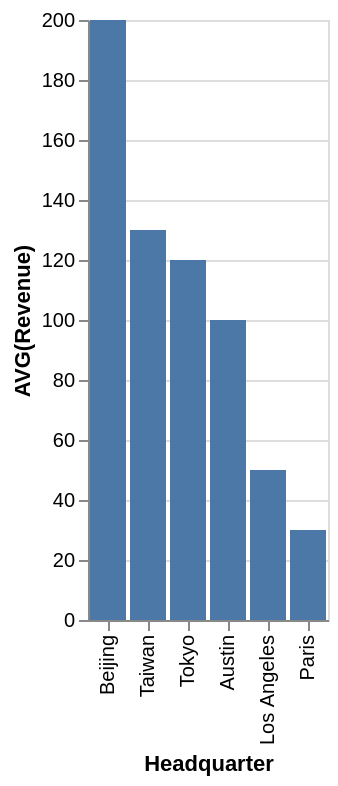

Specify this chart in Vega-Lite:
### Vega-Lite specification from a JSON file in a GitHub repository (floating-point values rounded to 4 significant figures)
{"data": {"values": [{"x_data": "Beijing", "y_data": 200}, {"x_data": "Taiwan", "y_data": 130}, {"x_data": "Tokyo", "y_data": 120}, {"x_data": "Austin", "y_data": 100}, {"x_data": "Los Angeles", "y_data": 50}, {"x_data": "Paris", "y_data": 30}]}, "mark": "bar", "encoding": {"x": {"field": "x_data", "type": "nominal", "title": "Headquarter", "sort": {"op": "sum", "field": "y_data", "order": "descending"}}, "y": {"field": "y_data", "type": "quantitative", "title": "AVG(Revenue)"}}}
